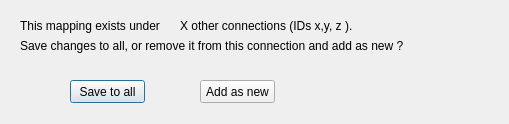
<?xml version="1.0" encoding="UTF-8"?>
<ui version="4.0">
 <class>SaveDialog</class>
 <widget class="QDialog" name="SaveDialog">
  <property name="geometry">
   <rect>
    <x>0</x>
    <y>0</y>
    <width>509</width>
    <height>124</height>
   </rect>
  </property>
  <property name="windowTitle">
   <string>Dialog</string>
  </property>
  <widget class="QLabel" name="label">
   <property name="geometry">
    <rect>
     <x>20</x>
     <y>10</y>
     <width>151</width>
     <height>31</height>
    </rect>
   </property>
   <property name="text">
    <string>This mapping exists under </string>
   </property>
  </widget>
  <widget class="QPushButton" name="pushButtonYes">
   <property name="geometry">
    <rect>
     <x>70</x>
     <y>80</y>
     <width>75</width>
     <height>23</height>
    </rect>
   </property>
   <property name="text">
    <string>Save to all</string>
   </property>
  </widget>
  <widget class="QPushButton" name="pushButtonNo">
   <property name="geometry">
    <rect>
     <x>200</x>
     <y>80</y>
     <width>75</width>
     <height>23</height>
    </rect>
   </property>
   <property name="text">
    <string>Add as new</string>
   </property>
  </widget>
  <widget class="QLabel" name="label_ConnectionIDs">
   <property name="geometry">
    <rect>
     <x>180</x>
     <y>10</y>
     <width>231</width>
     <height>31</height>
    </rect>
   </property>
   <property name="text">
    <string>X other connections (IDs x,y, z ).</string>
   </property>
  </widget>
  <widget class="QLabel" name="label_3">
   <property name="geometry">
    <rect>
     <x>20</x>
     <y>30</y>
     <width>431</width>
     <height>31</height>
    </rect>
   </property>
   <property name="text">
    <string>Save changes to all, or remove it from this connection and add as new ?</string>
   </property>
  </widget>
 </widget>
 <resources/>
 <connections/>
</ui>
